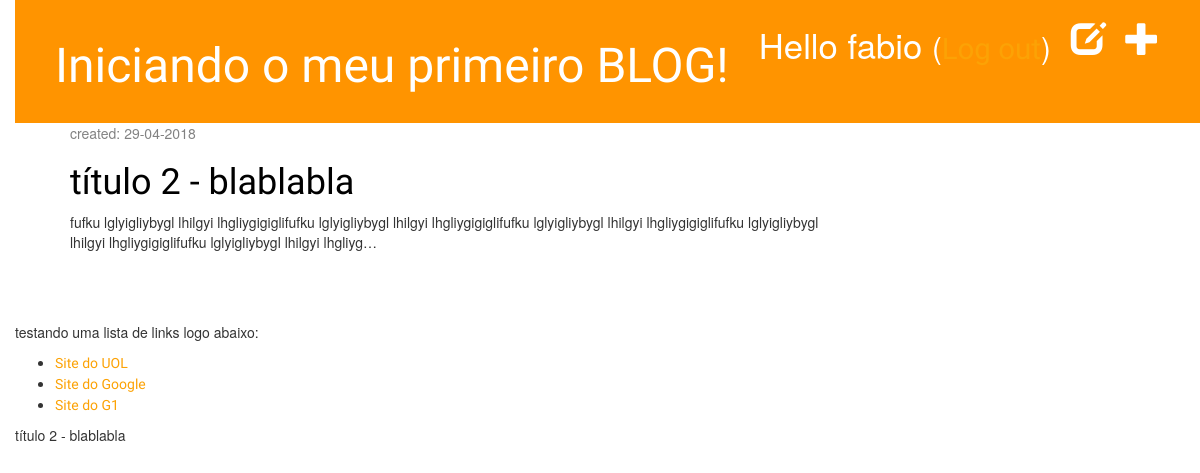
Page /drafts/ (signed in) on the earlier database version.
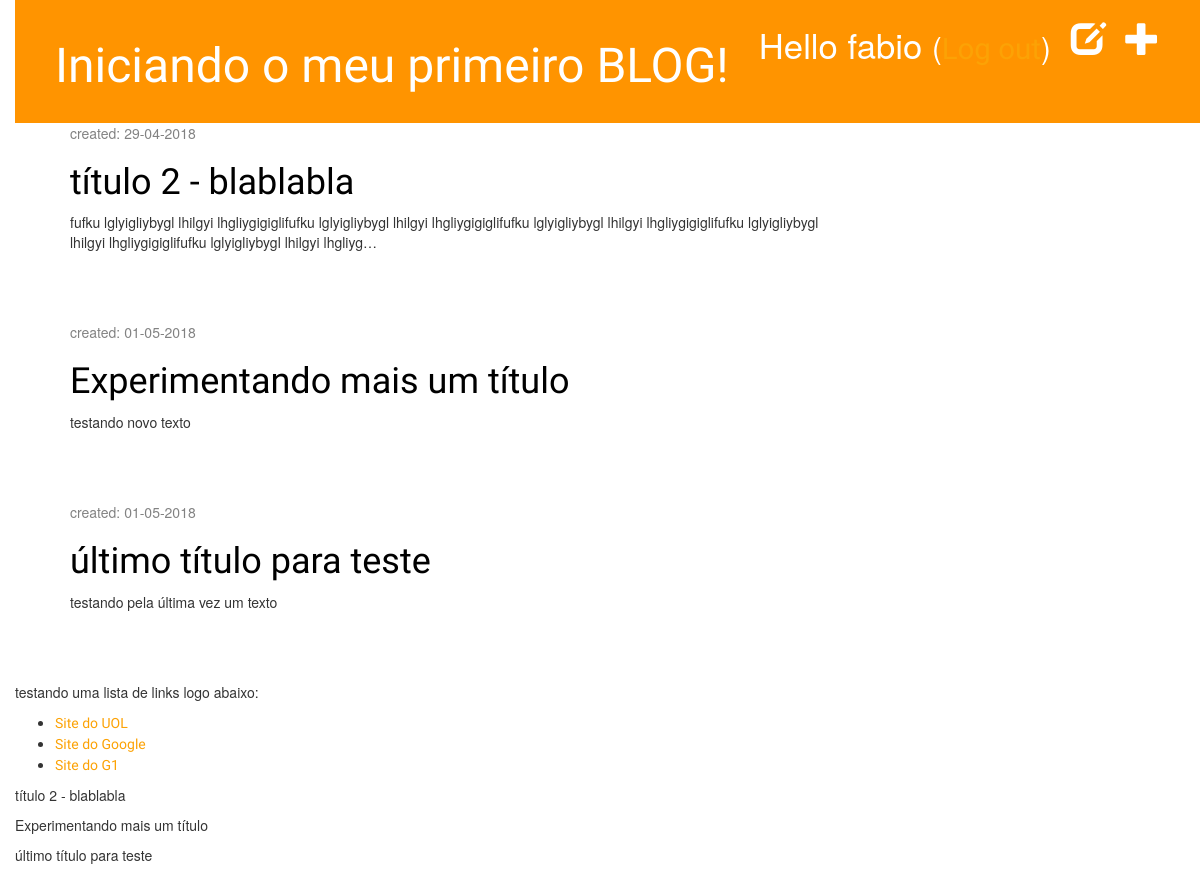
Same page on the later database version.
### blog/models.py (models this page shows, shortened)
class Post(models.Model):
    author = models.ForeignKey('auth.User', on_delete = models.CASCADE)
    title = models.CharField(max_length=200)
    text = models.TextField()
    created_date = models.DateTimeField(default=timezone.now)
    published_date = models.DateTimeField(blank=True, null=True)
    def __str__(self):
        return self.title

### blog/views.py (the view)
# urls.py: path('drafts/', views.post_draft_list, name='post_draft_list'),
@login_required
def post_draft_list(request):
    posts = Post.objects.filter(published_date__isnull=True).order_by('created_date')
    return render(request, 'blog/post_draft_list.html', {'posts': posts})

### blog/templates/blog/post_draft_list.html
{% extends 'blog/base.html' %}
{% block content %}
  {% for post in posts %}
    <div class="post">
      <p class="date">created: {{ post.created_date|date:'d-m-Y' }}</p>
      <h1><a href="{% url 'post_detail' pk=post.pk %}">{{ post.title}}</a></h1>
      <p>{{ post.text|truncatechars:200 }}</p>
    </div>
  {% endfor %}
{% endblock %}

### blog/templates/blog/base.html (shortened to what this page needs)
{% load staticfiles %}
<html>
  <head>
    <link rel="stylesheet" href="//maxcdn.bootstrapcdn.com/bootstrap/3.2.0/css/bootstrap.min.css">
    <link rel="stylesheet" href="//maxcdn.bootstrapcdn.com/bootstrap/3.2.0/css/bootstrap-theme.min.css">
    <link rel="stylesheet" href="{% static 'css/blog.css' %}">
  </head>
  <body>
    <div class="page_header">
      {% if user.is_authenticated %}
        <a href="{% url 'post_new' %}" class="top-menu"><span class="glyphicon glyphicon-plus"></span></a>
        <a href="{% url 'post_draft_list' %}" class="top-menu"><span class="glyphicon glyphicon-edit"></span></a>
        <p class="top-menu">Hello {{ user.username }} <small>(<a href="{% url 'logout' %}">Log out</a>)</small></p>
      {% else %}
        <a href="{% url 'login' %}" class="top-menu"><span class="glyphicon glyphicon-lock"></span></a>
      {% endif %}
      <h1><a href="/">Iniciando o meu primeiro BLOG!</a></h1>
    </div>
    <div class="content container">
        <div class="row">
            <div class="col-md-8">
              {% block content %}
              {% endblock %}
            </div>
        </div>
    </div>
    <div>
      <p>testando uma lista de links logo abaixo:</p>
      <ul>
        <li><a href="http://www.uol.com.br">Site do UOL</a></li>
        <li><a href="http://www.google.com.br">Site do Google</a></li>
        <li><a href="http://www.g1.globo.com.br">Site do G1</a></li>
      </ul>
    </div>
    {% for post in posts %}
      <p>{{post}}</p>
    {% endfor %}
  </body>
</html>

Differences in the rows shown:
added Post: created_date "01-05-2018", title "Experimentando mais um título", text "testando novo texto"
added Post: created_date "01-05-2018", title "último título para teste", text "testando pela última vez um texto"
